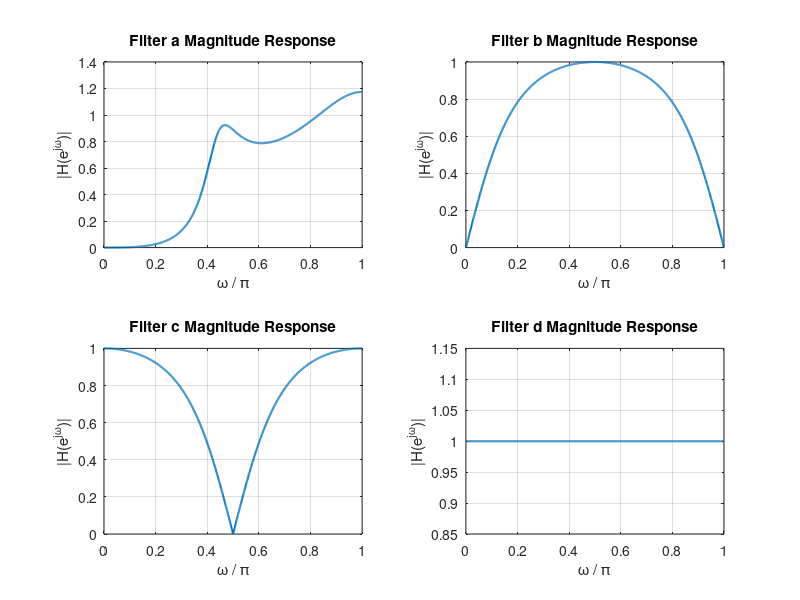

Recreate this plot in MATLAB.
% Sampling points for frequency response
N = 1024;

% Define filter coefficients for each case

% a) y[n] + 0.13y[n−1] + 0.52y[n−2] + 0.3y[n−3] = 0.16x[n] − 0.48x[n−1] + 0.48x[n−2] − 0.16x[n−3]
a1 = [1 0.13 0.52 0.3];
b1 = [0.16 -0.48 0.48 -0.16];

% b) y[n] − 0.268y[n−2] = 0.634x[n] − 0.634x[n−2]
a2 = [1 0 -0.268];
b2 = [0.634 0 -0.634];

% c) y[n] + 0.268y[n−2] = 0.634x[n] + 0.634x[n−2]
a3 = [1 0 0.268];
b3 = [0.634 0 0.634];

% d) 10y[n] – 5y[n−1] + y[n−2] = x[n] − 5x[n−1] + 10x[n−2]
a4 = [10 -5 1];
b4 = [1 -5 10];

% Plot frequency responses
figure;
filters = {'a', 'b', 'c', 'd'};
for i = 1:4
    subplot(2,2,i);
    eval(['[H, w] = freqz(b' num2str(i) ', a' num2str(i) ', N);']);
    plot(w/pi, abs(H), 'LineWidth', 1.5);
    title(['Filter ' filters{i} ' Magnitude Response']);
    xlabel('\omega / \pi'); ylabel('|H(e^{j\omega})|');
    grid on;
end
